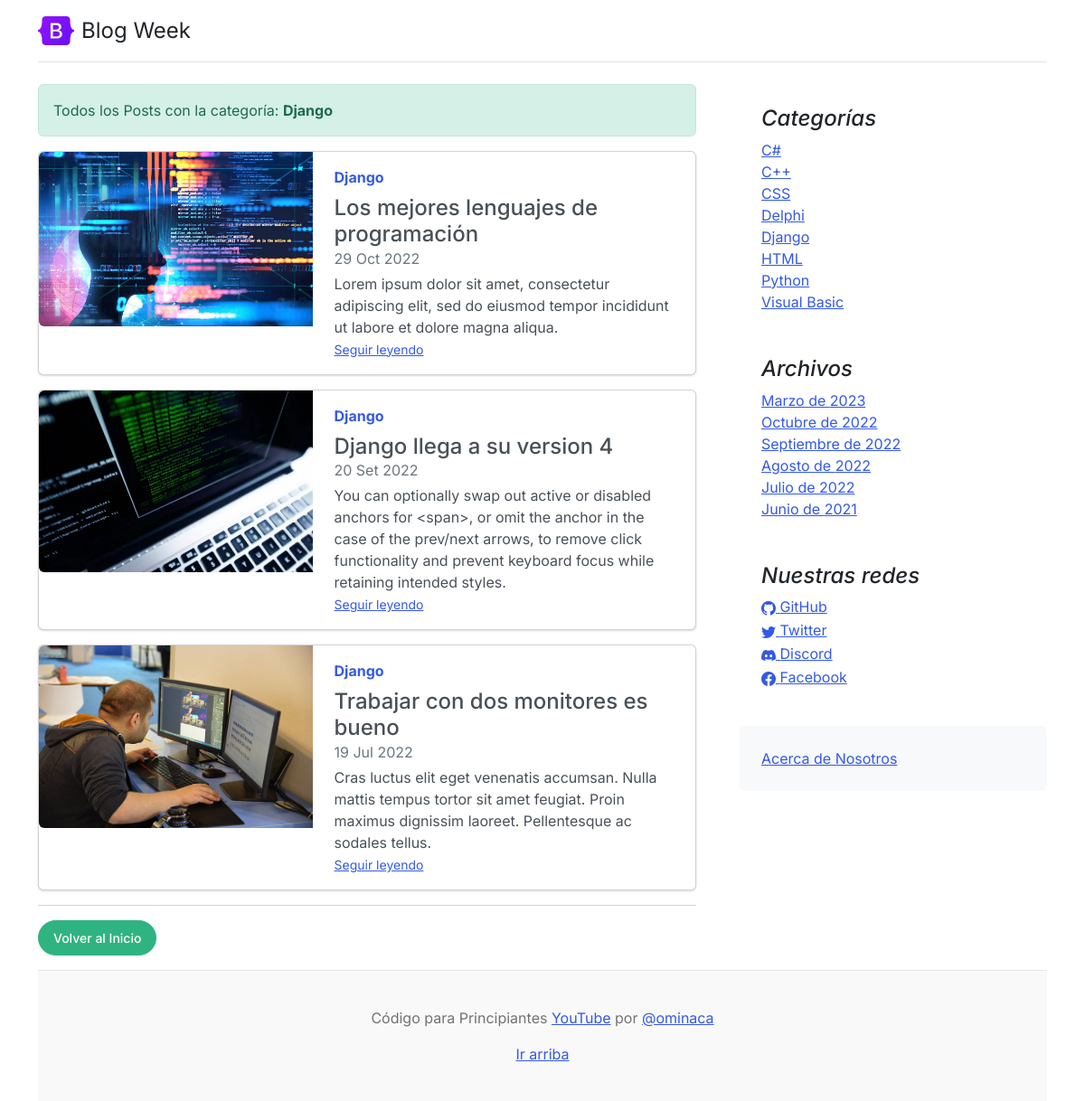
/category/?cat=2, run on the app's committed database.
### core/models.py (models this page shows, shortened)
class Post(models.Model):
	title = models.CharField(max_length=250, verbose_name='Título')
	excerpt = models.TextField(verbose_name='Bajada')
	content = RichTextField(verbose_name='Contenido')
	image = models.ImageField(upload_to='posts', null=True, blank=True, verbose_name='Imagen')
	published = models.BooleanField(default=False, verbose_name='Publicado')
	category = models.ForeignKey(Category, on_delete=models.CASCADE, related_name='get_posts', verbose_name='Categoría')
	author = models.ForeignKey(User, on_delete=models.CASCADE, related_name='get_posts', verbose_name='Autor')
	tags = models.ManyToManyField(Tag, verbose_name='Etiquetas')
	created = models.DateTimeField(auto_now_add=True, verbose_name='Fecha de creación')
	updated = models.DateTimeField(auto_now=True, verbose_name='Fecha de modificación')
	class Meta:
		verbose_name = 'Publicación'
		verbose_name_plural = 'Publicaciones'
		ordering = ['-created']

class Category (models.Model):
	name = models.CharField(max_length=200, unique=True, verbose_name='Nombre')
	active = models.BooleanField(default=True, verbose_name='Activo')
	created = models.DateTimeField(auto_now_add=True, verbose_name='Fecha de creación')
	updated = models.DateTimeField(auto_now=True, verbose_name='Fecha de modificación')
	class Meta:
		verbose_name = 'Categoría'
		verbose_name_plural = 'Categorías'
		ordering = ['name']
	def __str__(self):
		return self.name

class Link(models.Model):
	key = models.CharField(max_length=100, verbose_name='Key Link')
	name = models.CharField(max_length=120, verbose_name='Red Social')
	url = models.URLField(max_length=350, blank=True, null=True, verbose_name='Enlace')
	icon = models.CharField(max_length=100, blank=True, null=True, verbose_name='Icono')
	created = models.DateTimeField(auto_now_add=True, verbose_name='Fecha de creación')
	updated = models.DateTimeField(auto_now=True, verbose_name='Fecha de modificación')
	class Meta:
		verbose_name = 'Red Social'
		verbose_name_plural = 'Redes Sociales'
		ordering = ['name']

### core/views.py (the view)
# urls.py: path('category/', CategoryListView.as_view(), name='category'),
class CategoryListView(ListView):
    model = Category
    template_name = 'core/category.html'
    def get_queryset(self):
        category_id = self.request.GET['cat']
        if category_id:
            return Post.objects.filter(category=category_id, published=True)
        return super().get_queryset()
    def get_context_data(self, **kwargs):
        context = super(CategoryListView, self).get_context_data(**kwargs)
        context['category'] = Category.objects.get(id=self.request.GET['cat'])
        return context

### core/processors.py (called while the page is built)
def ctx_dic_about(request):
	ctx_about = {}
	ctx_about['ABOUT'] = About.objects.latest('created')
	return ctx_about

def ctx_dic_category(request):
	ctx_category = {}
	ctx_category['categories'] = Category.objects.filter(active=True)
	return ctx_category

def ctx_dic_history(request):
	ctx_history = {}
	ctx_history['dates'] = Post.objects.dates('created', 'month', order='DESC').distinct()
	return ctx_history

def ctx_dic_link(request):
	ctx_link = {}
	links = Link.objects.all()
	for link in links:
		ctx_link[link.key] = {'url':link.url, 'icon':link.icon}
	return ctx_link

### core/templates/core/category.html
{% extends 'core/base.html' %}
{% load static %}
{% block content %}
{% for post in post_list %}
    {% if forloop.first %}
    <div class="alert alert-success" role="alert">
        Todos los Posts con la categoría: <strong>{{ category.name }}</strong>
    </div>
    {% endif %}
    <div class="card mb-3">
        <div class="row g-0">
            <div class="col-md-5">
                <img src={{ post.image.url }} class="img-fluid rounded-start" alt="...">
            </div>
            <div class="col-md-7">
                <div class="card-body">
                    <strong class="d-inline-block mb-2 text-primary">{{ post.category }}</strong>
                    <h4 class="mb-0">{{ post.title }}</h4>
                    <div class="mb-1 text-muted">{{ post.created|date:"d M Y" }}</div>
                    <p class="card-text mb-auto">{{ post.excerpt }}</p>
                    <p class="card-text"><small class="text-muted"><a href={% url 'post' post.id %} class="stretched-link">Seguir leyendo</a></small></p>
                </div>
            </div>
        </div>
    </div>
{% empty %}
    <div class="alert alert-danger" role="alert">
        <strong>No existen Posts con la categoría: {{ category.name }}</strong>
    </div>
{% endfor %}
<hr>
{% if request.path != '/' %}
    <div class="my-3">
        <a class="btn btn-success rounded-pill" href={% url 'home' %}>Volver al Inicio</a>
    </div>
{% endif %}
{% endblock %}

### core/templates/core/base.html (shortened to what this page needs)
<!doctype html>
<html lang="es">
<head>
    <link rel="stylesheet" href="https://cdn.jsdelivr.net/npm/bootstrap-icons@1.9.1/font/bootstrap-icons.css">
    {% load static %}
    <link href={% static 'core/css/bootstrap.min.css' %} rel="stylesheet">
    <link href={% static 'core/css/blog.css' %} rel="stylesheet">
</head>
<body>
  <div class="container">
    <header class="d-flex flex-wrap justify-content-center py-3 mb-4 border-bottom">
      <a href="/" class="d-flex align-items-center mb-3 mb-md-0 me-md-auto text-dark text-decoration-none">
        <img class="bi me-2" width="40" height="32" src={% static 'core/img/bootstrap-logo.svg' %}>
        <span class="fs-4">Blog Week</span>
      </a>
    </header>
    <main class="mt-2">
      <section class="row g-5">
        <div class="col-md-8">
            {% block content %} {% endblock %}
        </div>
        <aside class="col-md-4">
          <div class="position-sticky" style="top: 2rem;">
            <div class="p-4">
              <h4 class="fst-italic">Categorías</h4>
              <ol class="list-unstyled mb-0">
                {% for item in categories %}
                  <li><a href={% url 'category' %}?cat={{ item.id }}>{{ item.name }}</a></li>
                {% endfor %}
              </ol>
            </div>
            <div class="p-4">
              <h4 class="fst-italic">Archivos</h4>
              <ol class="list-unstyled mb-0">
                {% for item in dates %}
                  <li>
                    {% if item.month == 3 %}<a href={% url 'dates' item.month item.year %}>Marzo de {{ item.year }}</a>{% endif %}
                    {% if item.month == 6 %}<a href={% url 'dates' item.month item.year %}>Junio de {{ item.year }}</a>{% endif %}
                    {% if item.month == 7 %}<a href={% url 'dates' item.month item.year %}>Julio de {{ item.year }}</a>{% endif %}
                    {% if item.month == 8 %}<a href={% url 'dates' item.month item.year %}>Agosto de {{ item.year }}</a>{% endif %}
                    {% if item.month == 9 %}<a href={% url 'dates' item.month item.year %}>Septiembre de {{ item.year }}</a>{% endif %}
                    {% if item.month == 10 %}<a href={% url 'dates' item.month item.year %}>Octubre de {{ item.year }}</a>{% endif %}
                  </li>
                {% endfor %}
              </ol>
            </div>
            <div class="p-4">
              <h4 class="fst-italic">Nuestras redes</h4>
              <ol class="list-unstyled">
                {% if LINK_GITHUB.url %}
                  <li><a href={{ LINK_GITHUB.url }}><i class="{{ LINK_GITHUB.icon }}"></i> GitHub</a></li>
                {% endif %}
                {% if LINK_TWITTER.url %}
                  <li><a href={{ LINK_TWITTER.url }}><i class="{{ LINK_TWITTER.icon }}"></i> Twitter</a></li>
                {% endif %}
                {% if LINK_DISCORD.url %}
                  <li><a href={{ LINK_DISCORD.url }}><i class="{{ LINK_DISCORD.icon }}"></i> Discord</a></li>
                {% endif %}
                {% if LINK_FACEBOOK.url %}
                  <li><a href={{ LINK_FACEBOOK.url }}><i class="{{ LINK_FACEBOOK.icon }}"></i> Facebook</a></li>
                {% endif %}
              </ol>
            </div>
            <div class="p-4 mb-3 bg-light rounded">
                <a href={% url 'about' %}>Acerca de Nosotros</a>
            </div>
          </div>
        </aside>
      </section>
    </main>
    <footer class="blog-footer">
      <p>Código para Principiantes <a href="https://www.youtube.com/channel/UCojloc55DB6zD6zB7-kTWWQ">YouTube</a> por <a href="https://twitter.com/ominaca">@ominaca</a></p>
      <p>
        <a href="#">Ir arriba</a>
      </p>
    </footer>
  </div>
</body>
</html>

### core/static/core/css/blog.css (style rules this page uses)
.blog-footer { padding: 2.5rem 0; color: #727272; text-align: center; background-color: #f9f9f9; border-top: .05rem solid #e5e5e5; }
.blog-footer p:last-child { margin-bottom: 0; }
.bi { vertical-align: -.125em; fill: currentColor; }

### data on the page
Post: image (picture), category "Django", title "Los mejores lenguajes de programación", created "29 Oct 2022", excerpt "Lorem ipsum dolor sit amet, consectetur adipiscing elit, sed do eiusmod tempor incididunt ut labore et dolore magna aliqua."
Category: name "Django"
Post: image (picture), category "Django", title "Django llega a su version 4", created "20 Set 2022", excerpt "You can optionally swap out active or disabled anchors for <span>, or omit the anchor in the case of the prev/next arrows, to remove click functionality and prevent keyboard focus while retaining intended styles."
Post: image (picture), category "Django", title "Trabajar con dos monitores es bueno", created "19 Jul 2022", excerpt "Cras luctus elit eget venenatis accumsan. Nulla mattis tempus tortor sit amet feugiat. Proin maximus dignissim laoreet. Pellentesque ac sodales tellus."
Category: name "C#"
Category: name "C++"
Category: name "CSS"
Category: name "Delphi"
Category: name "HTML"
Category: name "Python"
Category: name "Visual Basic"

### other printed values
{{ item.year }} "2023"
{{ item.year }} "2022"
{{ item.year }} "2021"
